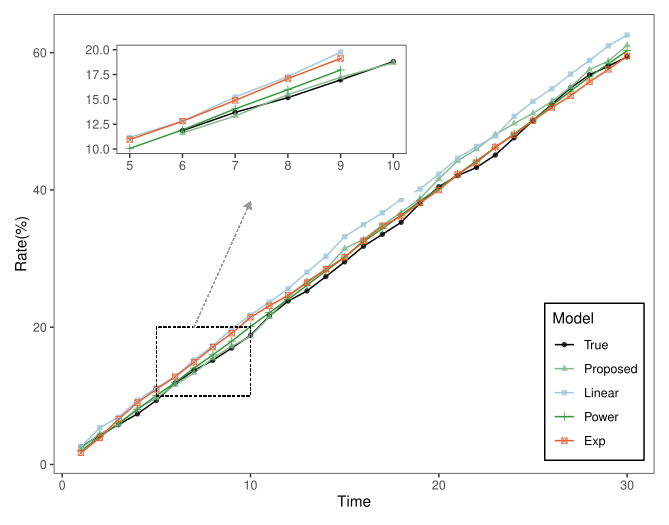

Recreate this plot in R.
# =============== 局部细节放大图 ===============
library(ggplot2)
library(patchwork)
library(tidyverse)
# 1. 生成模拟数据
com_battery = data.frame("Time" = 1:30,"True" = cumsum(abs(rnorm(30,2,0.4))),
                          "Proposed" = cumsum(abs(rnorm(30,2,0.5))),
                          "Linear" = cumsum(abs(rnorm(30,2,0.4))), 
                          "Power" = cumsum(abs(rnorm(30,2,0.1))),
                          "Exp" = cumsum(abs(rnorm(30,2,0.3))))

cols <- c("black","#85BA8F", "#A3C8DC","#349839","#EA5D2D","#EABB77","#F09594")
# 2.基础绘图
p = com_battery %>% pivot_longer(cols = !Time, names_to = "Model", values_to = "Value") %>%
  mutate(Model = factor(Model, levels = c("True", "Proposed", "Linear","Power","Exp"))) %>% 
  ggplot(aes(Time,Value,col = Model,shape = Model)) + 
  geom_line() + geom_point(size=1.5,alpha=0.8) + 
  # scale_color_viridis(discrete = T) +
  scale_color_manual(values = cols) +
  theme_bw() + theme(panel.grid = element_blank()) + #,legend.title=element_text(size=12), legend.text=element_text(size=11) +
  xlab("Time") + ylab("Rate(%)")

## 方法一：ggforce
library(ggforce) 
p + facet_zoom(xlim = c(18, 24),ylim = c(40, 43), zoom.size = 0.4)

## 方法二：patchwork
library(patchwork)
# 绘制放大图
ppp = p + xlim(5,10) + ylim(10,20) + theme(legend.position = 'none') +
  xlab("") + ylab("") 
ppp 
# 添加到原图中
p +   
  geom_rect(aes(xmin = 5, xmax = 10, ymin = 10, ymax = 20),
            fill = "transparent", color = "black", alpha = 0, 
            linetype = "dashed", linewidth =0.2) + #添加选择放大位置的框
  theme(legend.position = c(0.9,.2),legend.background = element_rect(fill = 'white', colour = 'black')) + #修改图例位置
  geom_segment(aes(x = 7, xend = 10, y = 20, yend = 38.3), 
               col = "gray60", linewidth =0.2,linetype = "dashed",
               arrow = arrow(length = unit(0.2, "cm"), type = "closed")) + # 添加指向箭头
  inset_element(ppp, 0.01, 0.6, 0.6, 0.95, on_top = TRUE)
